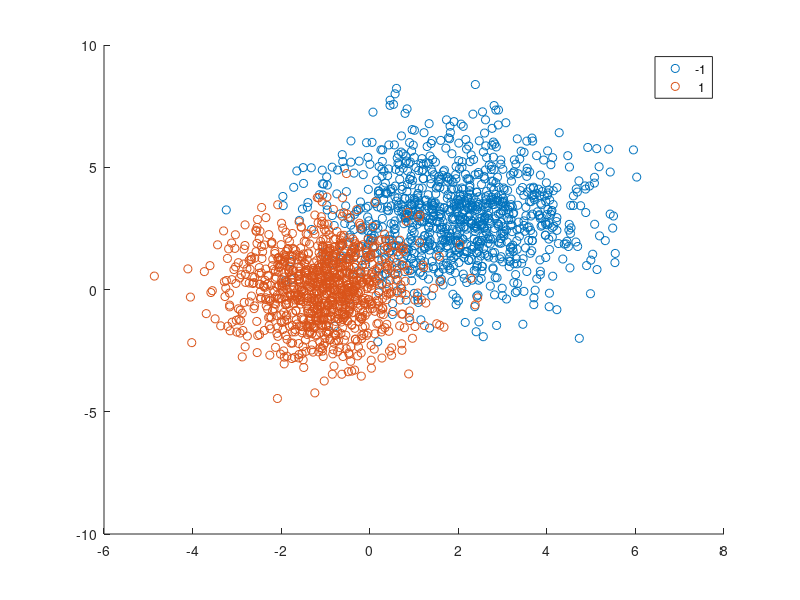

Recreate this plot in MATLAB.

rng(1);
%% 
% Edit mu and sigma values to create a new dataset.
mu1 = [2 3]; mu2 = [-1 0];
sigma1 = [2 0;0 3]; sigma2 = [1 0;0 2];
%%
X1 = mvnrnd(mu1,sigma1, 1000);
X2 = mvnrnd(mu2, sigma2, 1000);
Y1 = -1*ones(1000,1);
Y2 = ones(1000,1);
X_data = [X1; X2]; 
Y_data = [Y1; Y2];
% plot new data to inspect
gscatter(X_data(:,1), X_data(:,2), Y_data)

%% 
% Change variable and file names to save new dataset to a mat file
X_nonLinSep2 = X_data;
Y_nonLinSep2 = Y_data;
save('nonLinSep_data2', 'X_nonLinSep2');
save('nonLinSep_label2','Y_nonLinSep2');